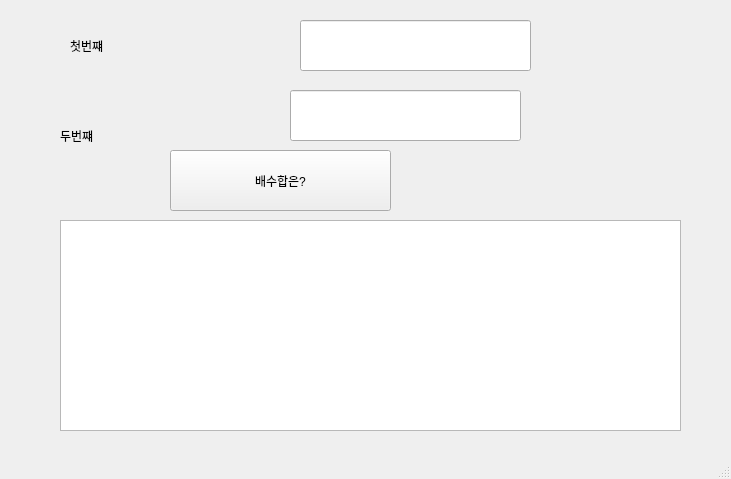
<?xml version="1.0" encoding="UTF-8"?>
<ui version="4.0">
 <class>MainWindow</class>
 <widget class="QMainWindow" name="MainWindow">
  <property name="geometry">
   <rect>
    <x>0</x>
    <y>0</y>
    <width>731</width>
    <height>479</height>
   </rect>
  </property>
  <property name="windowTitle">
   <string>MainWindow</string>
  </property>
  <widget class="QWidget" name="centralwidget">
   <widget class="QPushButton" name="pb">
    <property name="geometry">
     <rect>
      <x>170</x>
      <y>150</y>
      <width>221</width>
      <height>61</height>
     </rect>
    </property>
    <property name="text">
     <string>배수합은?</string>
    </property>
   </widget>
   <widget class="QLabel" name="lbl1">
    <property name="geometry">
     <rect>
      <x>70</x>
      <y>10</y>
      <width>111</width>
      <height>71</height>
     </rect>
    </property>
    <property name="text">
     <string>첫번쨰</string>
    </property>
   </widget>
   <widget class="QLineEdit" name="le1">
    <property name="geometry">
     <rect>
      <x>300</x>
      <y>20</y>
      <width>231</width>
      <height>51</height>
     </rect>
    </property>
   </widget>
   <widget class="QLineEdit" name="le2">
    <property name="geometry">
     <rect>
      <x>290</x>
      <y>90</y>
      <width>231</width>
      <height>51</height>
     </rect>
    </property>
   </widget>
   <widget class="QLabel" name="lbl1_2">
    <property name="geometry">
     <rect>
      <x>60</x>
      <y>100</y>
      <width>111</width>
      <height>71</height>
     </rect>
    </property>
    <property name="text">
     <string>두번쨰</string>
    </property>
   </widget>
   <widget class="QTextEdit" name="te">
    <property name="geometry">
     <rect>
      <x>60</x>
      <y>220</y>
      <width>621</width>
      <height>211</height>
     </rect>
    </property>
   </widget>
  </widget>
  <widget class="QMenuBar" name="menubar">
   <property name="geometry">
    <rect>
     <x>0</x>
     <y>0</y>
     <width>731</width>
     <height>21</height>
    </rect>
   </property>
  </widget>
  <widget class="QStatusBar" name="statusbar"/>
 </widget>
 <resources/>
 <connections/>
</ui>
